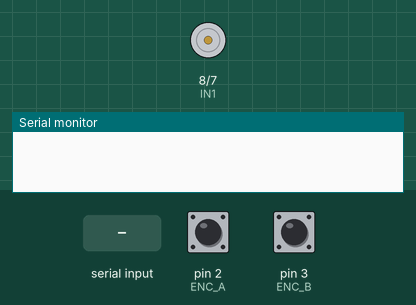
Bench run of a sketch on a simulated Arduino Uno, built with avr-gcc and run on an emulated ATmega328P. Parts: motor-driver pin pairs drawn as motors (green arrow = first pin HIGH = forward, orange = second pin HIGH = backward, longer = more drive, scaled by the enable pin), the last lines printed to the serial monitor. The test bench sets the inputs (shaded band); at power-on: pin 2 (ENC_A) HIGH, pin 3 (ENC_B) HIGH.

Above: at 1.2 s.
1.3 s: "1\n" received over Serial
At 2.0 s:
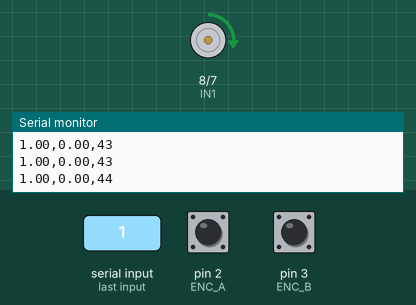
4.3 s: "30,150\n" received over Serial
At 5.1 s:
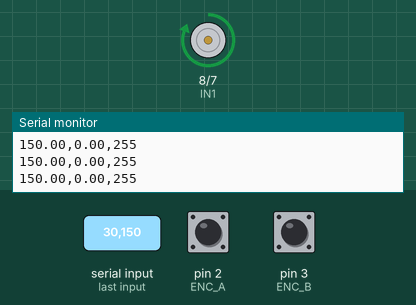
6.0 s: "5\n" received over Serial
At 6.15 s:
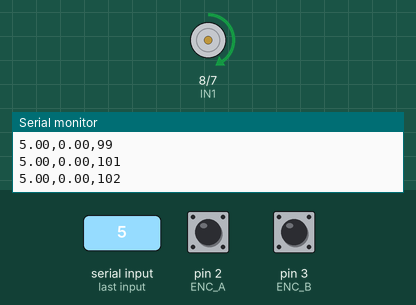
Timing chart, 0 to 9.7 s (numbered marks = the images above; inputs shaded):
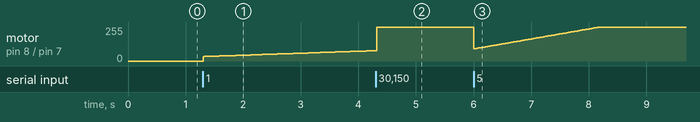

Measured:
- after the input at 1.3 s, motor on pin 8 (IN1) / pin 7 (IN2): moves from stopped to forward 78/255 over 3.0 s, starting at once

The sketch:

codigo_pid_velocidad.ino
```cpp
/*
 * CONTROLADOR PI DE VELOCIDAD EN LAZO CERRADO (Closed-Loop) - v2
 * Plataforma: Arduino Uno (ATmega328P, lógica 5V) + L298N
 *
 * Cambios respecto a v1 (diagnóstico de la respuesta "ruidosa"):
 *  1. Decodificación de cuadratura x4 (interrupciones en A y B)  -> x2 resolución.
 *  2. Periodo de control 20 ms medido con micros() y dt REAL      -> menos quantization y sin jitter de millis().
 *  3. Se eliminó la deadband que apagaba el motor                 -> sin limit cycle.
 *     En su lugar: compensación de fricción (feedforward u0).
 *  4. El sentido de giro lo define el SIGNO DEL SETPOINT, no la salida del PI
 *     -> el PI nunca invierte el puente H bruscamente.
 *  5. Anti-windup por integración condicional (conditional integration).
 *
 * Protocolo serial (115200 baud):
 *   Entrada : velocidad deseada en rad/s (ej. "15", "-10"). "0" detiene el motor.
 *   Salida  : CSV "setpoint,velocidad_filtrada,pwm\n" cada periodo de control.
 */

#include <Arduino.h>

// -------------------------------------------------------------
// DEFINICIÓN DE PINES (Arduino Uno)
// -------------------------------------------------------------
const uint8_t ENC_A = 2;   // INT0 -> PD2
const uint8_t ENC_B = 3;   // INT1 -> PD3
const uint8_t ENA   = 9;   // PWM (Timer1, ~490 Hz)
const uint8_t IN1   = 8;   // Dirección 1 del L298N
const uint8_t IN2   = 7;   // Dirección 2 del L298N

// -------------------------------------------------------------
// PARÁMETROS DEL ENCODER  (!! VERIFICAR CON DATASHEET !!)
// -------------------------------------------------------------
const float ENCODER_PPR  = 11.0;  // Pulsos por vuelta en el eje del MOTOR (por canal)
const float GEAR_RATIO   = 12.0;  // Relación de la reductora
const float DECODE_MULT  = 4.0;   // x4: se cuentan los 4 flancos (A y B, subida y bajada)
const float TOTAL_CPR    = ENCODER_PPR * GEAR_RATIO * DECODE_MULT; // = 528 conteos/vuelta de salida

// -------------------------------------------------------------
// TEMPORIZACIÓN
// -------------------------------------------------------------
const unsigned long CONTROL_PERIOD_US = 20000UL; // 20 ms (50 Hz). Ventana de medición de velocidad.

// -------------------------------------------------------------
// GANANCIAS DEL CONTROLADOR (PROVISIONALES - sin identificación de planta)
// Unidades: PWM / (rad/s) y PWM / rad
// -------------------------------------------------------------
float kp = 3.0;
float ki = 15.0;

// Compensación de fricción estática: PWM mínimo con el que el motor empieza a girar.
// Se reutiliza el 30 que se usaba como deadband. Ajustar experimentalmente.
const float PWM_FRICTION = 30.0;
const int   PWM_MAX      = 255;

// Filtro EWMA de la velocidad medida (1.0 = sin filtro)
const float ALPHA = 0.5;

// -------------------------------------------------------------
// VARIABLES DE ESTADO
// -------------------------------------------------------------
volatile long    pulse_count = 0;   // Conteo acumulado (modificado en la ISR)
volatile uint8_t enc_state   = 0;   // Último estado (A<<1 | B)

long          previous_pulses   = 0;
unsigned long previous_time_us  = 0;
float         filtered_vel      = 0.0;  // rad/s
float         error_integral    = 0.0;  // rad
float         setpoint_rad_s    = 0.0;  // rad/s
bool          motor_enabled     = false;

// -------------------------------------------------------------
// TABLA DE DECODIFICACIÓN x4
// Índice = (estado_anterior << 2) | estado_nuevo, estado = (A<<1)|B
// Secuencia "forward" 00 -> 01 -> 11 -> 10 -> 00 (+1). Coincide con el
// sentido de conteo del código de posición (A==B en flanco de A -> ++).
// Transiciones inválidas (salto de 2 estados) devuelven 0.
// -------------------------------------------------------------
const int8_t QEM[16] = {
   0, +1, -1,  0,
  -1,  0,  0, +1,
  +1,  0,  0, -1,
   0, -1, +1,  0
};

// -------------------------------------------------------------
// ISR COMÚN PARA A Y B
// Lectura directa del registro PIND (más rápido que digitalRead, ~0.1 us vs ~4 us).
// ¡Específico del ATmega328P! Si cambias de MCU hay que reescribir esta línea.
// -------------------------------------------------------------
void encoderISR() {
  uint8_t pins = PIND;
  uint8_t a = (pins >> 2) & 0x01;   // PD2 = pin 2
  uint8_t b = (pins >> 3) & 0x01;   // PD3 = pin 3
  uint8_t new_state = (a << 1) | b;
  pulse_count += QEM[(enc_state << 2) | new_state];
  enc_state = new_state;
}

// -------------------------------------------------------------
// ACTUACIÓN: dir = +1 / -1 / 0, pwm = 0..255
// -------------------------------------------------------------
void setMotor(int dir, int pwm_val) {
  if (dir == 1) {
    digitalWrite(IN1, HIGH);
    digitalWrite(IN2, LOW);
  } else if (dir == -1) {
    digitalWrite(IN1, LOW);
    digitalWrite(IN2, HIGH);
  } else {
    digitalWrite(IN1, LOW);
    digitalWrite(IN2, LOW);
    pwm_val = 0;
  }
  analogWrite(ENA, pwm_val);
}

// -------------------------------------------------------------
// RESET DEL CONTROLADOR (al parar o cambiar de sentido)
// -------------------------------------------------------------
void resetController() {
  error_integral = 0.0;
  filtered_vel   = 0.0;
}

// -------------------------------------------------------------
// SETUP
// -------------------------------------------------------------
void setup() {
  Serial.begin(115200);

  pinMode(ENC_A, INPUT_PULLUP);
  pinMode(ENC_B, INPUT_PULLUP);
  enc_state = (digitalRead(ENC_A) << 1) | digitalRead(ENC_B); // Estado inicial válido
  attachInterrupt(digitalPinToInterrupt(ENC_A), encoderISR, CHANGE);
  attachInterrupt(digitalPinToInterrupt(ENC_B), encoderISR, CHANGE);

  pinMode(IN1, OUTPUT);
  pinMode(IN2, OUTPUT);
  pinMode(ENA, OUTPUT);
  setMotor(0, 0);

  previous_time_us = micros();
}

// -------------------------------------------------------------
// LOOP
// -------------------------------------------------------------
void loop() {
  // ---- 1. Comandos por serial ----
  if (Serial.available() > 0) {
    float new_sp = Serial.parseFloat();
    while (Serial.available() > 0) Serial.read();   // Descartar \r \n

    // Si cambia el sentido de giro (o se detiene), reiniciar el estado del PI
    if ((new_sp > 0) != (setpoint_rad_s > 0) || new_sp == 0.0) {
      resetController();
    }
    setpoint_rad_s = new_sp;
    motor_enabled  = (new_sp != 0.0);
  }

  // ---- 2. Ejecución periódica con dt real ----
  unsigned long now_us = micros();
  unsigned long dt_us  = now_us - previous_time_us;   // Correcto aun con overflow de micros()
  if (dt_us < CONTROL_PERIOD_US) return;

  float dt = dt_us * 1.0e-6;                          // s
  previous_time_us = now_us;

  // ---- 3. Medición de velocidad ----
  noInterrupts();
  long current_pulses = pulse_count;
  interrupts();

  long  delta_pulses = current_pulses - previous_pulses;
  previous_pulses    = current_pulses;

  float raw_vel = ((float)delta_pulses / TOTAL_CPR) * TWO_PI / dt;   // rad/s
  filtered_vel  = ALPHA * raw_vel + (1.0 - ALPHA) * filtered_vel;

  // ---- 4. Motor deshabilitado ----
  if (!motor_enabled) {
    setMotor(0, 0);
    return;
  }

  // ---- 5. PI trabajando sobre MAGNITUDES (sentido fijado por el setpoint) ----
  int   dir     = (setpoint_rad_s > 0) ? 1 : -1;
  float sp_mag  = fabs(setpoint_rad_s);
  float vel_mag = filtered_vel * dir;                 // Velocidad en el sentido deseado
  float error   = sp_mag - vel_mag;

  // Salida tentativa con la integral actual
  float u = PWM_FRICTION + kp * error + ki * error_integral;

  // ---- 6. Anti-windup: integración condicional ----
  // Solo se integra si no estamos saturados, o si el error ayuda a salir de la saturación.
  bool sat_high = (u >= PWM_MAX) && (error > 0);
  bool sat_low  = (u <= 0)       && (error < 0);
  if (!sat_high && !sat_low) {
    error_integral += error * dt;
    u = PWM_FRICTION + kp * error + ki * error_integral;
  }

  // ---- 7. Saturación al rango del PWM (nunca se invierte el puente H) ----
  if (u > PWM_MAX) u = PWM_MAX;
  if (u < 0)       u = 0;
  int pwm_val = (int)(u + 0.5);

  setMotor(dir, pwm_val);

  // ---- 8. Telemetría CSV (con signo, para comparar con el setpoint) ----
  Serial.print(setpoint_rad_s);
  Serial.print(',');
  Serial.print(filtered_vel);
  Serial.print(',');
  Serial.println(pwm_val);
}
```
